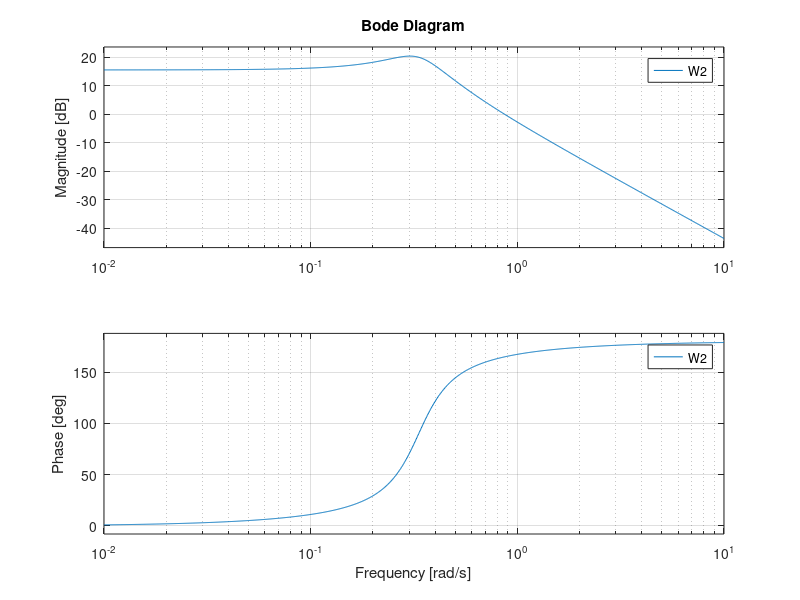
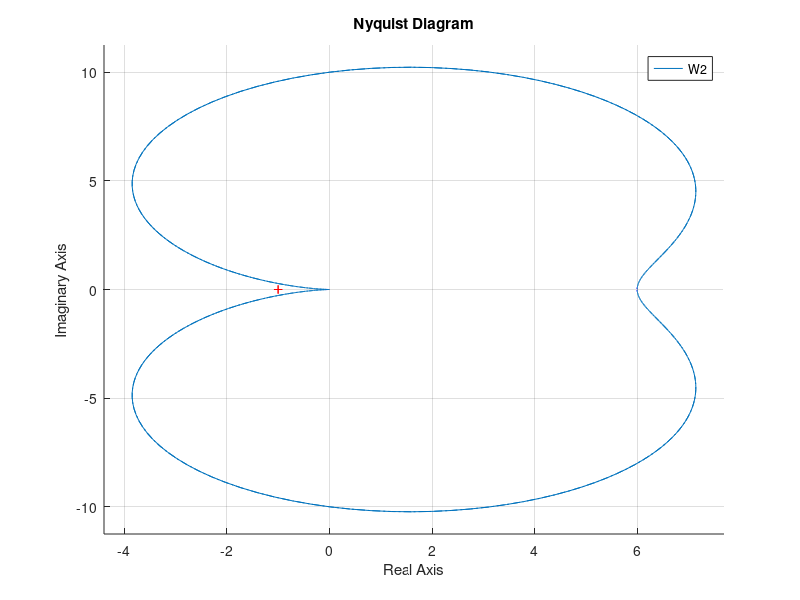
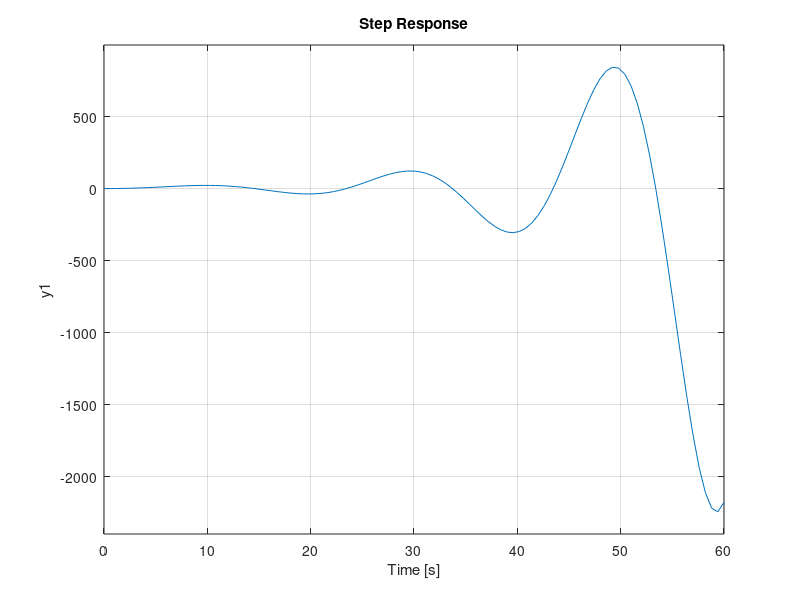
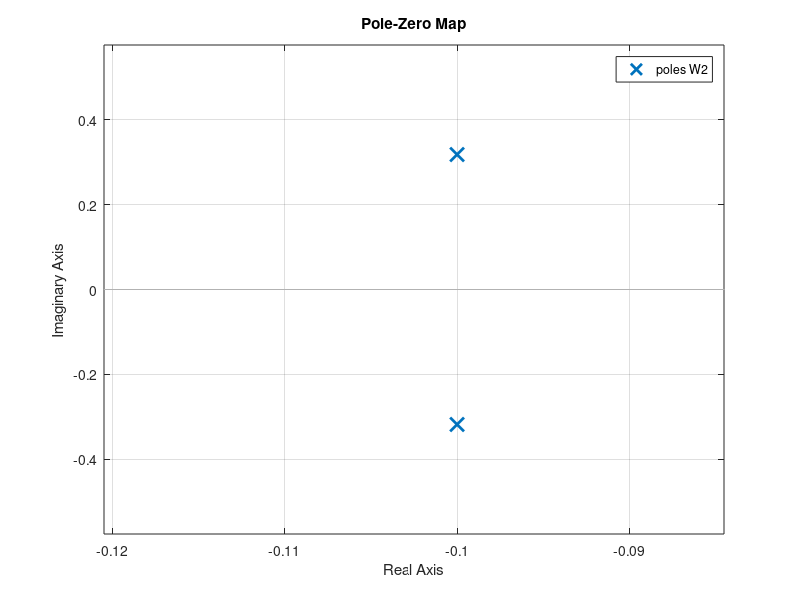

Recreate these plots in MATLAB, in order.
num = 6;
den1 = [9, 2*3*3/10, 1];
den2 = [9, -2*3*3/10, 1];
W1 = tf(num,den1);
W2 = tf(num,den2);
figure(1);
hold on;
bode(W1);
bode(W2);

figure(2);
hold on;
nyquist(W1);
nyquist(W2);

figure(3);
hold on;
step(W1);
step(W2);

figure(4);
hold on;
pzmap(W1);
pzmap(W2);
